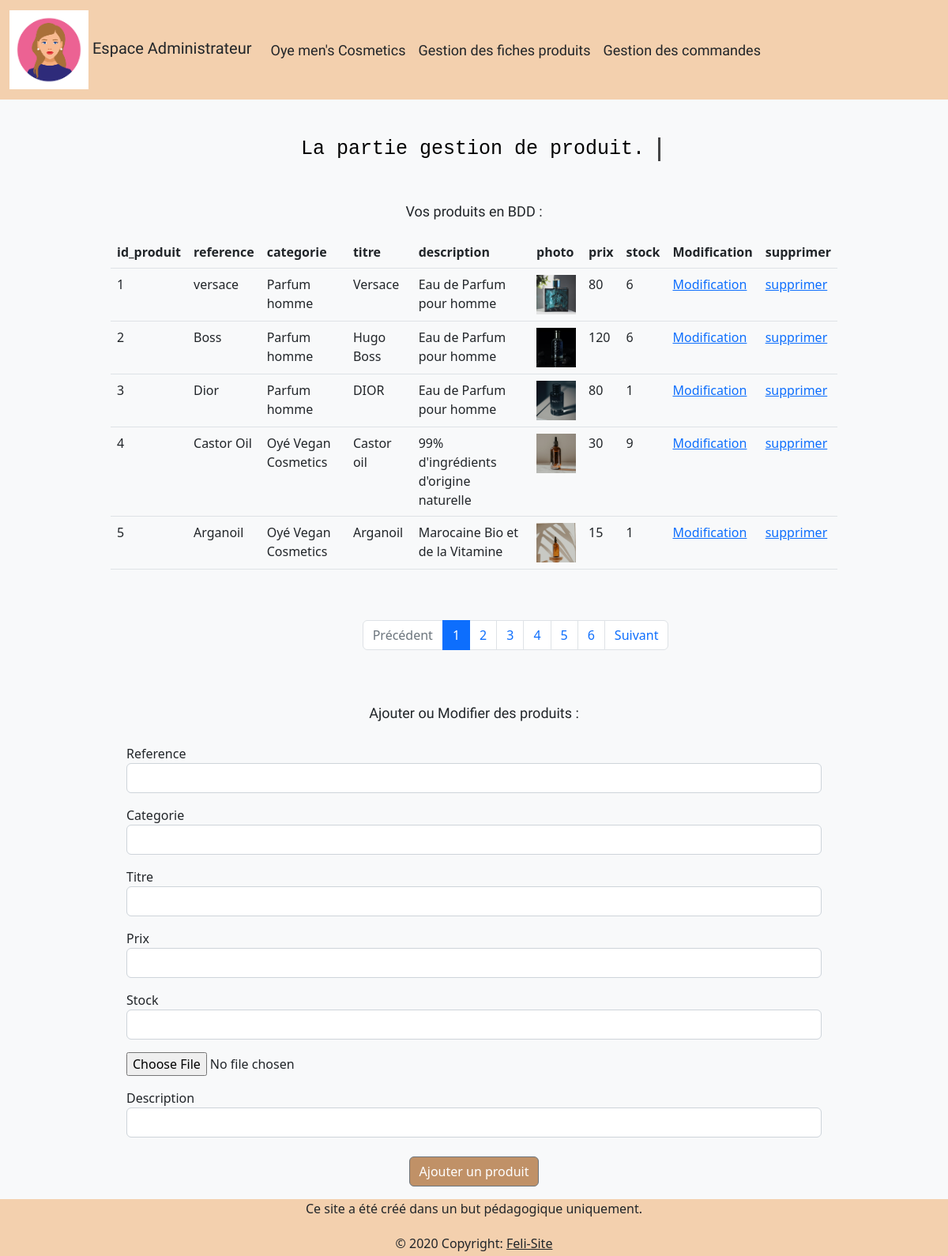
The page /admin/gestion_produits.php on the database its author committed.
### tables this page shows
CREATE TABLE `produit` (
  `id_produit` int(3) NOT NULL,
  `reference` varchar(20) NOT NULL,
  `categorie` varchar(50) NOT NULL,
  `titre` varchar(100) NOT NULL,
  `description` text NOT NULL,
  `photo` varchar(250) NOT NULL,
  `prix` int(3) NOT NULL,
  `stock` int(3) NOT NULL
);

### inc/fonction.php (called while the page is built, shortened)
<?php
    function pagination($pdo, $nombreArticlePagePage, $requeteSQL) {
        $articlesParPage = $nombreArticlePagePage;
        if(isset($_GET["page"]) && !empty($_GET["page"])) {
            $pageEnCours = $_GET["page"];
        } else {
            $pageEnCours = 1;
        }
        $nbrArticles = $pdo->query($requeteSQL)->fetchColumn();
        $pages = ceil($nbrArticles / $articlesParPage);
        $premierArticle = ($pageEnCours * $articlesParPage)  - $articlesParPage;
        $elemForPagination = ["nbrArticles" => $nbrArticles, "pages" => $pages, "premierArticle" => $premierArticle, "pageEnCours" => $pageEnCours];
        return $elemForPagination;
    }
?>

### admin/gestion_produits.php (the view, shortened to what this page needs)
<?php
require_once("../inc/init.php");
$elementsPourLaPagination = pagination($pdo, 3, "SELECT COUNT(*) FROM produit");
$stmt = $pdo->query("SELECT * FROM produit LIMIT $elementsPourLaPagination[premierArticle], 5");
$reference = (isset($produit)) ? $produit["reference"] : "";
$categorie = (isset($produit)) ? $produit["categorie"] : "";
$titre = (isset($produit)) ? $produit["titre"] : "";
$description = (isset($produit)) ? $produit["description"] : "";
$prix = (isset($produit)) ? $produit["prix"] : "";
$stock = (isset($produit)) ? $produit["stock"] : "";
require_once("inc/header.php");
?>
<h1 class='mb-5 text-center'> La partie gestion de produit.</h1>
<p class="bdd">Vos produits en BDD :</p>
<table class="table table-responsive mb-6">
    <thead class="thead-dark">
        <tr>
            <?php for ($i = 0; $i < $stmt->columnCount(); $i++) {
                $col = $stmt->getColumnMeta($i); ?>
                <th scope="col"><?= $col['name']; ?></th>
            <?php } ?>
            <th scope="col"> Modification </th>
            <th scope="col"> supprimer </th>
        </tr>
    </thead>
    <tbody>
        <?php foreach ($stmt->fetchAll(PDO::FETCH_ASSOC) as $index => $produit) { ?>
            <tr>
                <?php foreach ($produit as $index => $valeur) {
                    if ($index == 'photo') { ?>
                        <td> <img style="width:50px" src="../<?php echo $valeur; ?>" alt=""> </td>
                    <?php } else { ?>
                        <td> <?php echo $produit[$index];  ?> </td>
                    <?php } ?>
                <?php } ?>
                <td> <a href="?action=modification&id_produit=<?= $produit["id_produit"] ?>#ajout_modif"> Modification </a> </td>
                <td> <a href="?action=suppression&id_produit=<?= $produit["id_produit"] ?>"> supprimer </a> </td>
            </tr>
        <?php } ?>
    </tbody>
</table>
<div class="container">
    <div class="row">
        <div class="col-4 offset-md-2 mx-auto mt-5 mb-5 table-mobile-striped  ">
            <nav aria-label="Page example">
                <ul class="pagination ">
                    <li class="page-item <?php echo ($elementsPourLaPagination["pageEnCours"] == 1) ? "disabled" : ""; ?>">
                        <a class="page-link" href="?page=<?php echo $elementsPourLaPagination["pageEnCours"] - 1; ?>">Précédent</a>
                    </li>
                    <?php for ($page = 1; $page <= $elementsPourLaPagination["pages"]; $page++) { ?>
                        <li class="page-item <?php echo ($elementsPourLaPagination["pageEnCours"] == $page) ? "active" : ""; ?>">
                            <a class="page-link" href="?page=<?php echo $page; ?>"><?php echo $page; ?></a>
                        </li>
                    <?php } ?>
                    <li class="page-item <?php echo ($elementsPourLaPagination["pageEnCours"] == $elementsPourLaPagination["pages"]) ? "disabled" : ""; ?>">
                        <a class="page-link" href="?page=<?php echo $elementsPourLaPagination["pageEnCours"] + 1; ?>">Suivant</a>
                    </li>
                </ul>
            </nav>
        </div>
    </div>
</div>
<p class="ajmodifier">Ajouter ou Modifier des produits :</p>
<form action="" method="POST" enctype="multipart/form-data">
    <div class="form-row  ">
        <div class="form-group col-md-12 p-2">
            <label for="reference">Reference</label>
            <input type="text" class="form-control" id="reference" name="reference" value="<?= $reference; ?>">
        </div>
        <div class="form-group col-md-12 p-2">
            <label for="categorie">Categorie</label>
            <input type="text" class="form-control" id="categorie" name="categorie" value="<?= $categorie; ?>">
        </div>
        <div class="form-group col-md-12 p-2">
            <label for="titre">Titre</label>
            <input type="text" class="form-control" id="titre" name="titre" value="<?= $titre; ?>">
        </div>
        <div class="form-group col-md-12 p-2">
            <label for="prix">Prix</label>
            <input type="text" class="form-control" id="prix" name="prix" value="<?= $prix; ?>">
        </div>
        <div class="form-group col-md-12 p-2">
            <label for="stock">Stock</label>
            <input type="text" class="form-control" id="stock" name="stock" value="<?= $stock; ?>">
        </div>
    </div>
    <div class="custom-file mb-12  p-2">
        <input type="file" class="custom-file-input" id="maPhoto" name="maPhoto">
    </div>
    <div class="form-group col-md-12 mb-3 p-2">
        <label for="description">Description</label>
        <input type="text" class="form-control" id="description" name="description" value="<?= $description; ?>">
    </div>
    <?php if (isset($_GET["action"]) && $_GET["action"] == "modification") { ?>
        <div class="text-center mb-4">
            <button type="submit" class="btn btn-secondary" style='background-color:#c09167' name="modifierProduit">Modifier un produit</button>
        </div>
    <?php } else { ?>
        <div class="text-center mb-3">
            <button type="submit" class="btn btn-secondary " style='background-color:#c09167' name="ajouterProduit">Ajouter un produit</button>
        </div>
    <?php } ?>
    </div>
<?php
require_once("inc/footer.php");
?>

### admin/css/styleAdmin.css (style rules this page uses)
.ajmodifier { font-family:'Courgette', cursive; font-size:large; text-align: center; padding: 2px; }
.bdd { font-family:'Courgette', cursive; font-size:large; text-align: center; padding: 2px; }
h1 { border-right: solid 3px rgba(8, 8, 8, 0.75); white-space: nowrap; overflow: hidden; font-family: 'Source Code Pro', monospace; font-size: 25px; color: black; }
h1 { animation: animated-text 7s steps(40,end) 1s 1 normal both, animated-cursor 600ms steps(40,end) infinite; }

### rows shown on the page
produit: id_produit "1", reference "versace", categorie "Parfum homme", titre "Versace", description "Eau de Parfum pour homme", photo (picture), prix "80", stock "6"
produit: id_produit "2", reference "Boss", categorie "Parfum homme", titre "Hugo Boss", description "Eau de Parfum pour homme", photo (picture), prix "120", stock "6"
produit: id_produit "3", reference "Dior", categorie "Parfum homme", titre "DIOR", description "Eau de Parfum pour homme", photo (picture), prix "80", stock "1"
produit: id_produit "4", reference "Castor Oil", categorie "Oyé Vegan Cosmetics", titre "Castor oil", description "99% d'ingrédients d'origine naturelle", photo (picture), prix "30", stock "9"
produit: id_produit "5", reference "Arganoil", categorie "Oyé Vegan Cosmetics", titre "Arganoil", description "Marocaine Bio et de la Vitamine", photo (picture), prix "15", stock "1"

### other values the page prints
$col['name'] "id_produit"
$col['name'] "reference"
$col['name'] "categorie"
$col['name'] "titre"
$col['name'] "description"
$col['name'] "photo"
$col['name'] "prix"
$col['name'] "stock"
